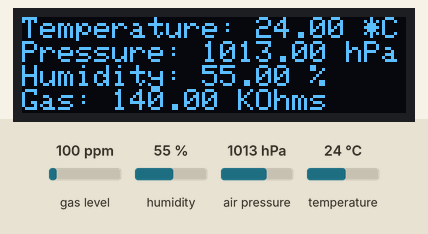
This sketch was run on a simulated Arduino Uno, built with avr-gcc and run on an emulated ATmega328P. Parts: 128×32 one-colour display. The test bench sets the inputs (shaded band); at power-on: gas level 100 ppm, humidity 55 %, air pressure 1013 hPa, temperature 24 °C. The display library's start-up logo is not drawn; what the sketch prints to the serial monitor is not drawn.

Above: at 1.3 s.
1.4 s: gas level set to 20 ppm
3.1 s: humidity set to 22 %
At 4.4 s:
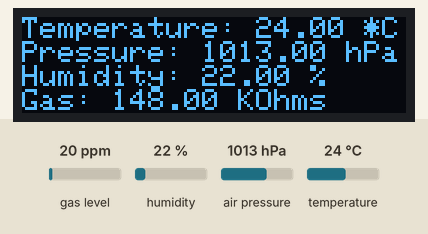
5.4 s: air pressure set to 952 hPa
At 6.9 s:
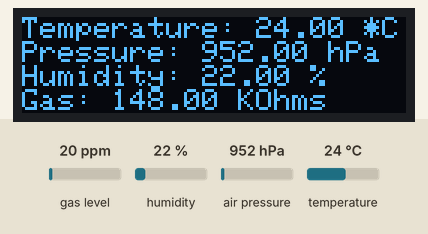
7.8 s: temperature set to 12 °C
At 9.3 s:
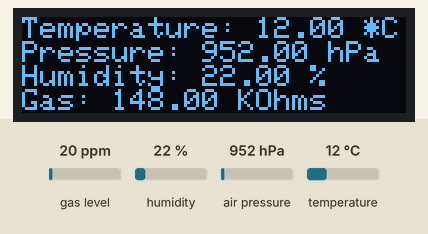
10.1 s: gas level set to 250 ppm
At 11.8 s:
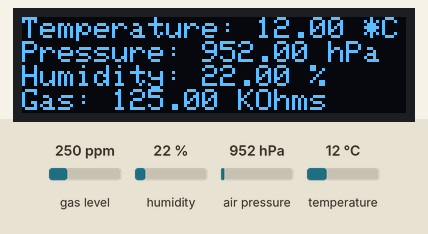
12.5 s: gas level set to 750 ppm
At 14.2 s:
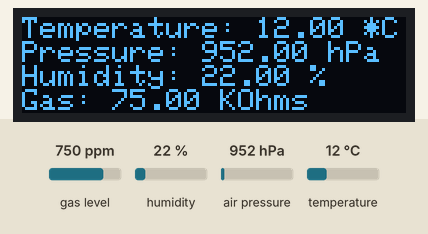
Timing chart, 0 to 15.7 s (numbered marks = the images above; inputs shaded):
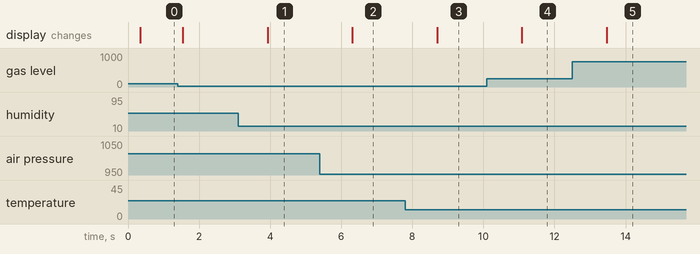

Measured:
- after the input at 3.1 s, the display: changes after 0.83 s (image 1)
- after the input at 5.4 s, the display: changes after 0.91 s (image 2)
- after the input at 7.8 s, the display: changes after 0.90 s (image 3)
- after the input at 10.1 s, the display: changes after 0.98 s (image 4)
- after the input at 12.5 s, the display: changes after 0.97 s (image 5)

The sketch:

we.ino
```cpp
#include <Wire.h>
#include <SPI.h>
#include <Adafruit_Sensor.h>
#include "Adafruit_BME680.h"
#include <Adafruit_GFX.h>
#include <Adafruit_SSD1306.h>

#define BME_SCK 13
#define BME_MISO 12
#define BME_MOSI 11
#define BME_CS 10

#define SEALEVELPRESSURE_HPA (1013.25)

Adafruit_BME680 bme; // I2C
//Adafruit_BME680 bme(BME_CS); // hardware SPI
//Adafruit_BME680 bme(BME_CS, BME_MOSI, BME_MISO,  BME_SCK);

Adafruit_SSD1306 display = Adafruit_SSD1306();

void setup() {
  Serial.begin(9600);
  Serial.println(F("BME680 test"));

  // by default, we'll generate the high voltage from the 3.3v line internally! (neat!)
  display.begin(SSD1306_SWITCHCAPVCC, 0x3C);  // initialize with the I2C addr 0x3C (for the 128x32)
  // init done
  display.display();
  delay(100);
  display.clearDisplay();
  display.display();
  display.setTextSize(1);
  display.setTextColor(WHITE);

  if (!bme.begin(0x76)) {
    Serial.println("Could not find a valid BME680 sensor, check wiring!");
    while (1);
  }

  // Set up oversampling and filter initialization
  bme.setTemperatureOversampling(BME680_OS_8X);
  bme.setHumidityOversampling(BME680_OS_2X);
  bme.setPressureOversampling(BME680_OS_4X);
  bme.setIIRFilterSize(BME680_FILTER_SIZE_3);
  bme.setGasHeater(320, 150); // 320*C for 150 ms
}

void loop() {
  display.setCursor(0, 0);
  display.clearDisplay();

  if (! bme.performReading()) {
    Serial.println("Failed to perform reading :(");
    return;
  }
  Serial.print("Temperature = "); Serial.print(bme.temperature); Serial.println(" *C");
  display.print("Temperature: "); display.print(bme.temperature); display.println(" *C");

  Serial.print("Pressure = "); Serial.print(bme.pressure / 100.0); Serial.println(" hPa");
  display.print("Pressure: "); display.print(bme.pressure / 100); display.println(" hPa");

  Serial.print("Humidity = "); Serial.print(bme.humidity); Serial.println(" %");
  display.print("Humidity: "); display.print(bme.humidity); display.println(" %");

  Serial.print("Gas = "); Serial.print(bme.gas_resistance / 1000.0); Serial.println(" KOhms");
  display.print("Gas: "); display.print(bme.gas_resistance / 1000.0); display.println(" KOhms");

  Serial.println();
  display.display();
  delay(1000);
}
```
